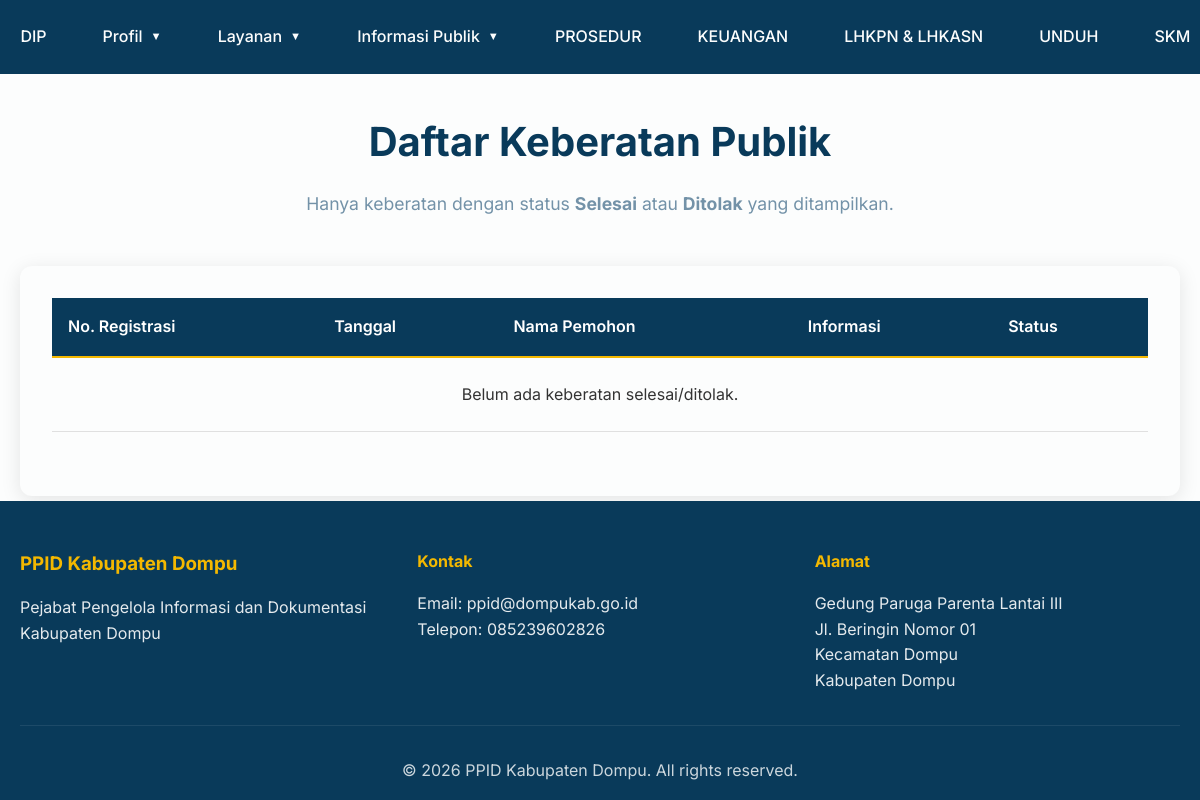
The app's page /pages/daftar-keberatan-publik.php, older data.
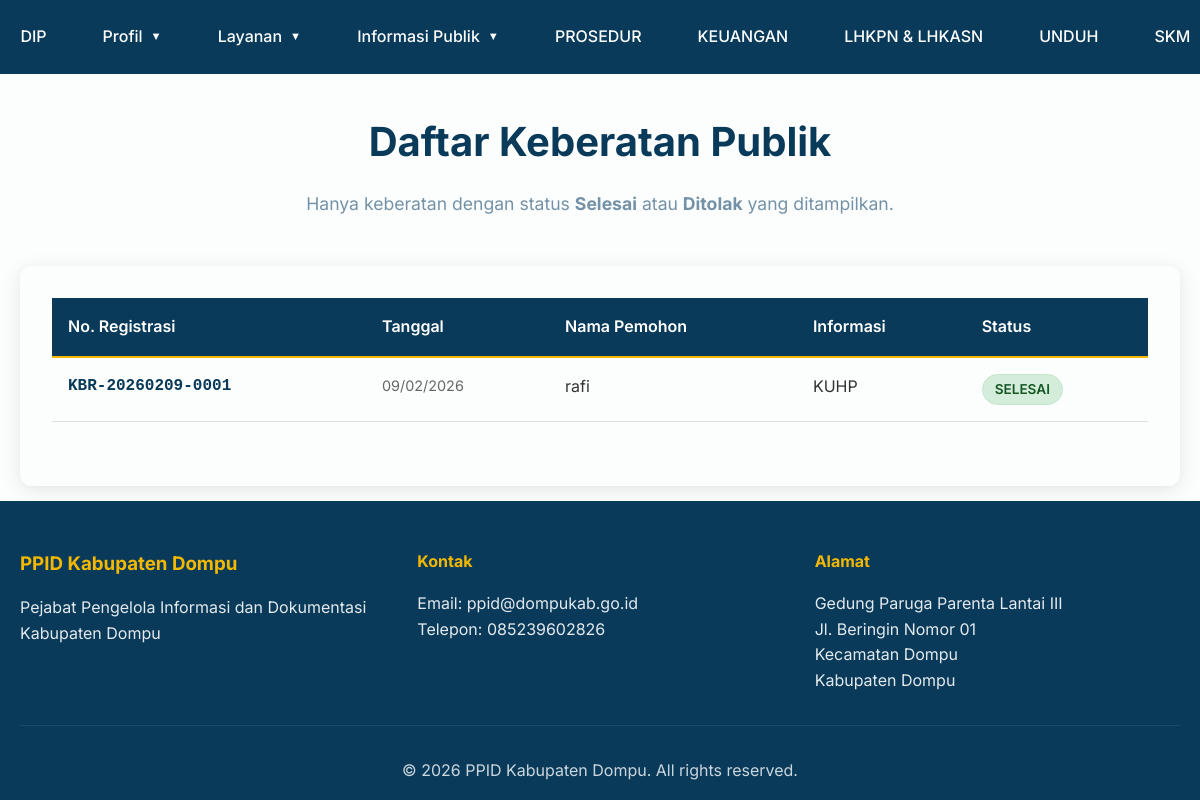
The same page, newer data.
### tables this page shows
CREATE TABLE `menus` (
  `id` int(11) NOT NULL,
  `name` varchar(100) NOT NULL,
  `url` varchar(255) NOT NULL,
  `parent_id` int(11) DEFAULT 0,
  `order_index` int(11) DEFAULT 0,
  `is_active` tinyint(1) DEFAULT 1,
  `created_at` timestamp NOT NULL DEFAULT current_timestamp(),
  `updated_at` timestamp NOT NULL DEFAULT current_timestamp() ON UPDATE current_timestamp()
);

CREATE TABLE `keberatan` (
  `id` int(11) NOT NULL,
  `nomor_registrasi` varchar(50) NOT NULL,
  `nama_lengkap` varchar(150) NOT NULL,
  `identitas` varchar(50) NOT NULL,
  `no_identitas` varchar(100) NOT NULL,
  `scan_identitas` varchar(255) NOT NULL,
  `informasi_diminta` text NOT NULL,
  `alasan_pengajuan` text NOT NULL,
  `keterangan_tambahan` text DEFAULT NULL,
  `status` enum('diajukan','diproses','selesai','ditolak') DEFAULT 'diajukan',
  `putusan` text DEFAULT NULL,
  `tanggal_pengajuan` timestamp NOT NULL DEFAULT current_timestamp(),
  `tanggal_putusan` timestamp NULL DEFAULT NULL
);

### includes/config.php (called while the page is built, shortened)
<?php
function buildUrl($url) {
    $url = trim((string)$url);
    if ($url === '' || $url === '#') {
        return '#';
    }
    return rtrim(BASE_URL, '/') . '/' . ltrim($url, '/');
}
?>

### pages/daftar-keberatan-publik.php (the view, shortened to what this page needs)
<?php
require_once '../includes/config.php';
$page = isset($_GET['page']) ? (int)$_GET['page'] : 1;
$limit = 10;
$offset = ($page - 1) * $limit;
$stmt = $conn->prepare("
    SELECT nomor_registrasi, nama_lengkap, informasi_diminta, status, tanggal_pengajuan
    FROM keberatan
    WHERE status IN ('selesai', 'ditolak')
    ORDER BY tanggal_pengajuan DESC
    LIMIT ? OFFSET ?
");
$stmt->bind_param("ii", $limit, $offset);
$stmt->execute();
$keberatanList = $stmt->get_result()->fetch_all(MYSQLI_ASSOC);
?>
<!DOCTYPE html>
<html lang="id">
<head>
    <link rel="stylesheet" href="../css/style.css">
</head>
<body class="daftar-permohonan-body">
    <?php include '../includes/header.php'; ?>
    <main class="daftar-page">
        <div class="container">
            <div class="page-header">
                <h1>Daftar Keberatan Publik</h1>
                <p>Hanya keberatan dengan status <strong>Selesai</strong> atau <strong>Ditolak</strong> yang ditampilkan.</p>
            </div>
            <div class="table-container">
                <table class="permohonan-table">
                    <thead>
                        <tr>
                            <th>No. Registrasi</th>
                            <th>Tanggal</th>
                            <th>Nama Pemohon</th>
                            <th>Informasi</th>
                            <th>Status</th>
                        </tr>
                    </thead>
                    <tbody>
                        <?php if (!empty($keberatanList)): ?>
                            <?php foreach ($keberatanList as $k): ?>
                                <tr>
                                    <td class="nomor-reg"><?php echo htmlspecialchars($k['nomor_registrasi']); ?></td>
                                    <td class="tanggal"><?php echo date('d/m/Y', strtotime($k['tanggal_pengajuan'])); ?></td>
                                    <td><?php echo htmlspecialchars($k['nama_lengkap']); ?></td>
                                    <td class="ringkasan"><?php echo htmlspecialchars($k['informasi_diminta']); ?></td>
                                    <td>
                                        <span class="status-badge status-<?php echo $k['status']; ?>">
                                            <?php echo $k['status'] === 'selesai' ? 'Selesai' : 'Ditolak'; ?>
                                        </span>
                                    </td>
                                </tr>
                            <?php endforeach; ?>
                        <?php else: ?>
                            <tr>
                                <td colspan="5" style="text-align:center; padding: 1.5rem;">Belum ada keberatan selesai/ditolak.</td>
                            </tr>
                        <?php endif; ?>
                    </tbody>
                </table>
            </div>
        </div>
    </main>
    <?php include '../includes/footer.php'; ?>
</body>
</html>

### includes/header.php (shortened to what this page needs)
<header class="header" id="header">
    <div class="container">
        <div class="header-content">
            <nav class="nav-menu">
                <ul class="nav-list">
                    <?php
                    global $conn;
                    $menuByParent = [];
                    $result = $conn->query("SELECT * FROM menus WHERE is_active = 1 ORDER BY parent_id ASC, order_index ASC");
                    while ($row = $result->fetch_assoc()) {
                        $menuByParent[(int)$row['parent_id']][] = $row;
                    }
                    function renderNavMenu($menuByParent, $parentId = 0) {
                        foreach ($menuByParent[$parentId] as $menu) {
                            $menuId = (int)$menu['id'];
                            $hasChildren = !empty($menuByParent[$menuId]);
                            echo '<li class="nav-item">';
                            if ($hasChildren) {
                                echo '<a href="' . buildUrl($menu['url']) . '" class="nav-link dropdown-toggle">' . htmlspecialchars($menu['name']) . '</a>';
                            } else {
                                echo '<a href="' . buildUrl($menu['url']) . '" class="nav-link">' . htmlspecialchars($menu['name']) . '</a>';
                            }
                            echo '</li>';
                        }
                    }
                    renderNavMenu($menuByParent, 0);
                    ?>
                </ul>
            </nav>
        </div>
    </div>
</header>

Row changes from the older to the newer data that the page shows:
added keberatan: nomor_registrasi "KBR-20260209-0001", tanggal_pengajuan "09/02/2026", nama_lengkap "rafi", informasi_diminta "KUHP", status "SELESAI"
Text that changed along with them:
text no longer shown: "Belum ada keberatan selesai/ditolak."
